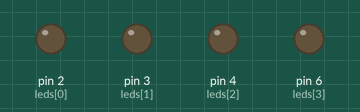
Recording of a sketch running on a simulated Arduino Uno, built with avr-gcc and run on an emulated ATmega328P. On the bench: output pins drawn as LEDs (lit = HIGH).

Above: at 4.0 s.
At 20.0 s:
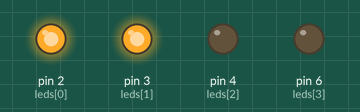
At 28.0 s:
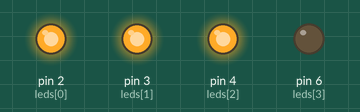
At 36.0 s:
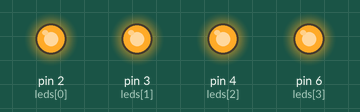
At 52.0 s:
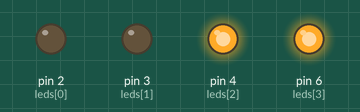
At 76.0 s:
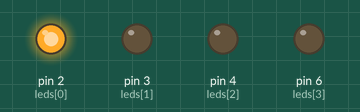
Timing chart, 0 to 83.2 s (numbered marks = the images above):
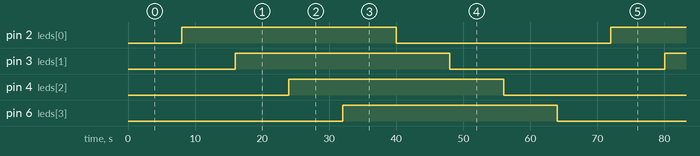

Measured:
- by itself, pin 2 (leds[0]), pin 3 (leds[1]), pin 4 (leds[2]), pin 6 (leds[3]): alternates HIGH for 32.0 s and LOW for 32.0 s

The sketch:

moonPhase.ino
```cpp
#include <IRremote.h>

// To do:
// - Auto off after 30 mins
// - Button to turn display on/off -- combine with reset button (press once vs. press & hold)
// - Variable resistor to adjust auto-off time

#define led_cnt 4
#define phase_cnt 8
#define button1 1382704329
#define button2 3951113197

//unsigned long auto_off_len = 1800000;
unsigned long auto_off_len = 1280000000;
//unsigned long synodic = 2551442877;
unsigned long synodic = 64010;
unsigned long phase_len = synodic/phase_cnt;

int IRpin = 11;  // pin for the IR sensor
IRrecv irrecv(IRpin);
decode_results results;

int leds[led_cnt] = {2,3,4,6};
int phase = phase_cnt-1;

int phases[phase_cnt][led_cnt];
int add[led_cnt];

unsigned long cur_time;
unsigned long last_update = millis();
unsigned long last_light = millis();

boolean disp_on = true;

// the setup routine runs once when you press reset:
void setup() {
  Serial.begin(9600);
  irrecv.enableIRIn(); // Start the receiver
  //Create phases matrix and initialize the led pins.
  for(int j = 0; j < led_cnt; j++) {
    add[j] = LOW;
    pinMode(leds[j], OUTPUT);
  }

  for(int i = 0; i < phase_cnt; i++) {
    for(int j = 0; j < led_cnt; j++) {
      if(i < led_cnt) {
        add[i] = HIGH;
      } else {
        add[i - led_cnt] = LOW;
      }
      phases[i][j] = add[j];
    }
  }
}

// the loop routine runs over and over again forever:
void loop() {
  cur_time = millis();

   irrecv.resume();
   if(results.value != 0) {
      Serial.println(results.value);
   }
  if((cur_time - last_update) > phase_len) {
    update();
  } else if(results.value == button2) {
      if(disp_on == false) {
          disp_on = true;
          last_light = cur_time;
          set_phase(phase);
      } else {
        update();
      }
    delay(500);
  }
  if((cur_time - last_light) > auto_off_len) {
    disp_on = false;
    all_off();
  }
}

void update() {
  phase = (phase + 1) % phase_cnt;
  last_update = cur_time;
  if(disp_on == true) {
    set_phase(phase);
  }
}

void set_phase(int local_phase) {
  for(int j = 0; j < led_cnt; j++) {
    digitalWrite(leds[j], phases[local_phase][j]);
  }
}

void all_off() {
  for(int j = 0; j < led_cnt; j++) {
    digitalWrite(leds[j], LOW);
  }
}
```
